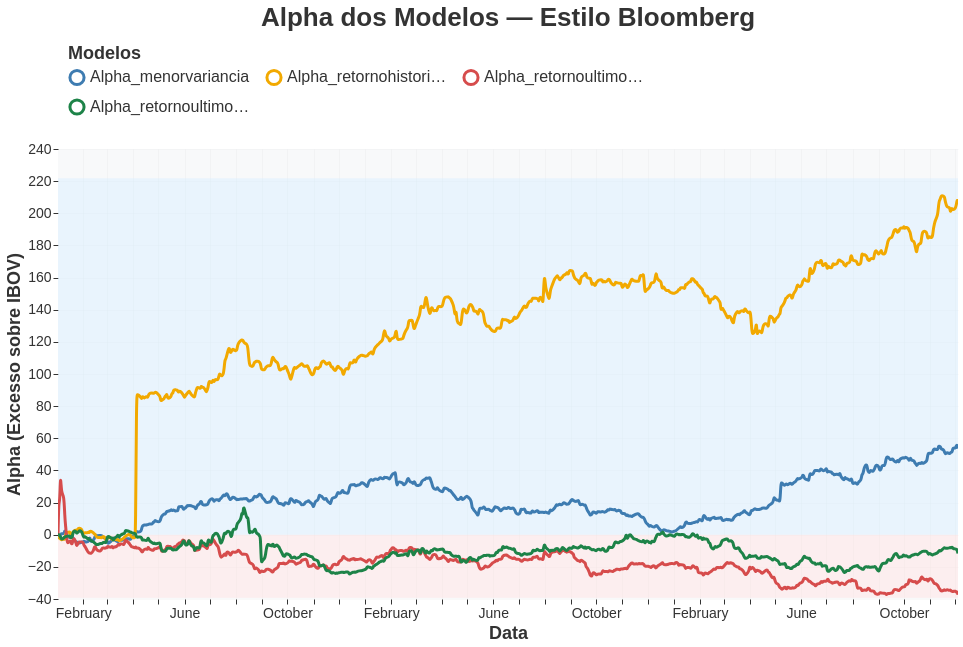

The cell this chart's notebook holds for it:
### Code cell
df , df_metricas, tickers = main_visualizacao(caminhos=['portfolios_mensais_menorvariancia_2023-01-01_2025-12-04.csv',
                                                        'portfolios_mensais_retornohistorico_2023-01-01_2025-12-04.csv',
                                                        'portfolios_mensais_retornoultimomes_2023-01-01_2025-12-04.csv',
                                                        'portfolios_mensais_retornoultimos5m_2023-01-01_2025-12-04.csv'])

### Figure 1 — Vega-Lite specification as saved in the notebook (floating-point values rounded to 4 significant figures; data arrays with more than 128 entries replaced by an {"elided": "..."} marker saying what was removed)
{"config": {"view": {"continuousWidth": 300, "continuousHeight": 300, "fill": "#F8F9FA", "strokeWidth": 0}, "axis": {"domain": false, "labelColor": "#333", "tickColor": "#333", "titleColor": "#333"}, "legend": {"labelColor": "#333", "symbolStrokeWidth": 3, "symbolType": "circle", "titleColor": "#333"}}, "layer": [{"data": {"name": "data-1ab4823405f551d8a22dfacaf096cdf1"}, "mark": {"type": "rect", "color": "#FFE0E0", "opacity": 0.45}, "encoding": {"x": {"field": "x1", "type": "temporal"}, "x2": {"field": "x2"}, "y": {"field": "y1", "type": "quantitative"}, "y2": {"field": "y2"}}, "name": "view_18"}, {"data": {"name": "data-dcf6b69131f78e8044ad76a51b952e7c"}, "mark": {"type": "rect", "color": "#D6EDFF", "opacity": 0.45}, "encoding": {"x": {"field": "x1", "type": "temporal"}, "x2": {"field": "x2"}, "y": {"field": "y1", "type": "quantitative"}, "y2": {"field": "y2"}}}, {"data": {"name": "data-7312bd715be6d67beb3b686acd54c904"}, "mark": {"type": "line", "interpolate": "basis", "strokeWidth": 3}, "encoding": {"color": {"field": "Modelo", "legend": {"columns": 3, "direction": "horizontal", "labelFontSize": 16, "orient": "top", "padding": 10, "symbolSize": 200, "title": "Modelos", "titleFontSize": 18}, "scale": {"range": ["#3E7CB1", "#F2A900", "#D64C4C", "#1D8348", "#7D3C98", "#CA6F1E", "#117864", "#A04000"]}, "type": "nominal"}, "opacity": {"condition": {"param": "param_35", "value": 1}, "value": 0.12}, "tooltip": [{"field": "Modelo", "type": "nominal"}, {"field": "Alpha", "format": ".4f", "title": "Alpha", "type": "quantitative"}, {"field": "Date", "format": "%d/%m/%Y", "title": "Data", "type": "temporal"}], "x": {"axis": {"grid": true, "gridColor": "#CCCCCC", "gridOpacity": 0.12, "labelAngle": 0, "labelFontSize": 14, "titleFontSize": 18}, "field": "Date", "title": "Data", "type": "temporal"}, "y": {"axis": {"grid": true, "gridColor": "#CCCCCC", "gridOpacity": 0.12, "labelFontSize": 14, "titleFontSize": 18}, "field": "Alpha", "scale": {"domain": [-39.24, 221.9]}, "title": "Alpha (Excesso sobre IBOV)", "type": "quantitative"}}, "name": "view_17"}], "height": 450, "params": [{"name": "param_35", "select": {"type": "point", "fields": ["Modelo"], "nearest": true, "on": "mouseover"}, "views": ["view_17"]}, {"name": "param_36", "select": {"type": "interval", "encodings": ["x", "y"]}, "bind": "scales", "views": ["view_18"]}], "title": {"text": "Alpha dos Modelos — Estilo Bloomberg", "anchor": "middle", "color": "#333", "font": "Helvetica", "fontSize": 26, "fontWeight": "bold"}, "width": 900, "$schema": "https://vega.github.io/schema/vega-lite/v5.20.1.json", "datasets": {"data-1ab4823405f551d8a22dfacaf096cdf1": [{"y1": -39.24, "y2": 0, "x1": "2023-01-02T00:00:00", "x2": "2025-12-04T00:00:00"}], "data-dcf6b69131f78e8044ad76a51b952e7c": [{"y1": 0, "y2": 221.9, "x1": "2023-01-02T00:00:00", "x2": "2025-12-04T00:00:00"}], "data-7312bd715be6d67beb3b686acd54c904": {"elided": "2932 records"}}}
